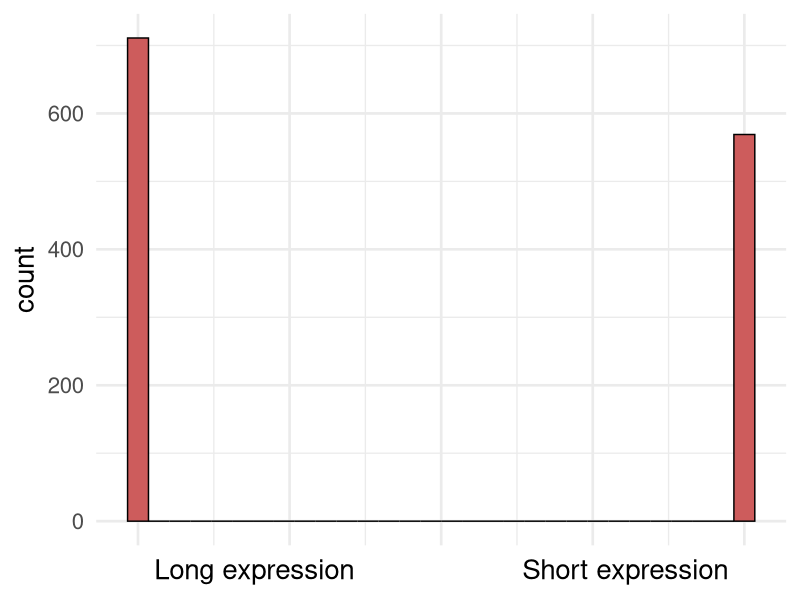
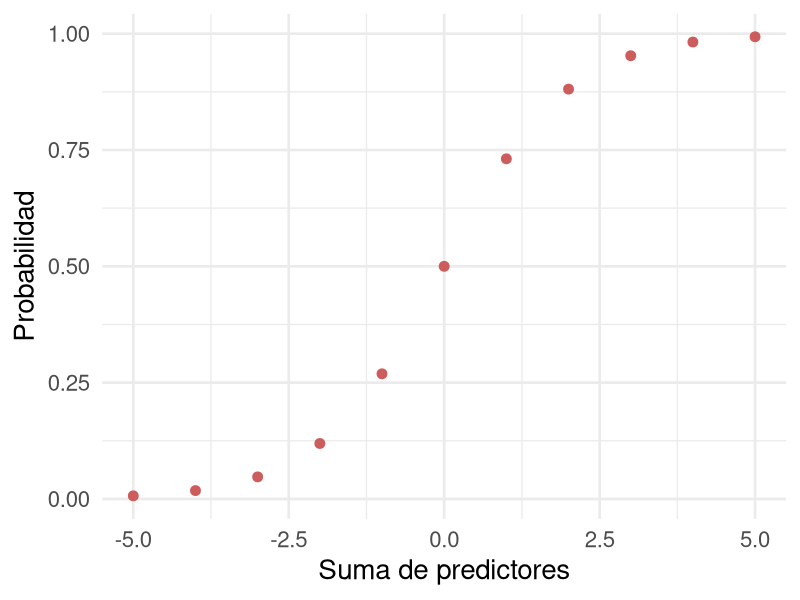
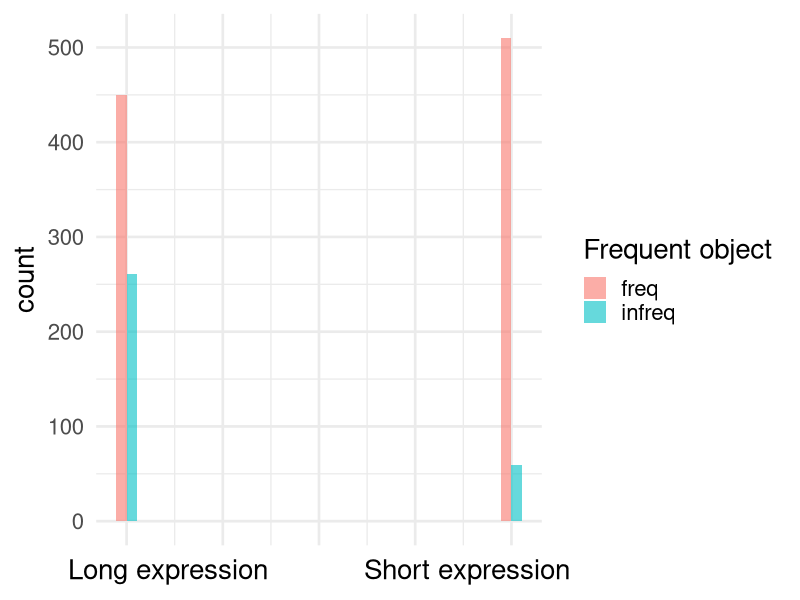
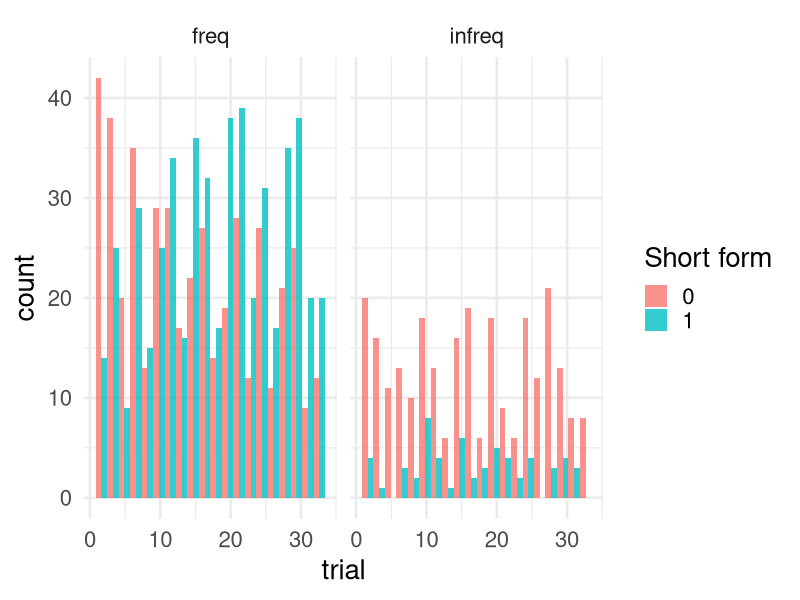

Source code (R) for these figures, in order:
## ---- chunk 1
library(dplyr)
library(ggplot2)
## ---- chunk 2

df <- read.csv('../session02/senderdata.csv')
#df <- read.csv('https://tinyurl.com/2s3p9s2z')
head(df)
## ---- chunk 3
df$freq  <- ifelse(df$display %in% c(0,1),  'freq', 'infreq') 
## ---- chunk 4
df$label[1:10]
df$short <- ifelse(df$label == 'zop', 1, 0) 
df$short[1:10]
## ---- chunk 5
library(ggplot2)

ggplot(df, aes(x = short)) + 
  geom_histogram(bins=30, col='black', fill= 'indianred') +
  theme_minimal(base_size=20) +
         xlab('Long expression                     Short expression') + 
        theme(axis.text.x = element_blank(),
              axis.ticks.x = element_blank())
## ---- chunk 6
inv.logit <- function(x){
  return(exp(x) / (1 + exp(x)) )
}
## ---- chunk 7
x <- seq(-5,5)
y <- inv.logit(x)

d <- data.frame(x,y)

ggplot(data = d, aes(x,y)) + geom_point(col='indianred',size=3) + theme_minimal(base_size=20) + xlab('Suma de predictores') + ylab('Probabilidad') 
## ---- chunk 8
head(df)
## ---- chunk 9
ggplot(df, aes(x = short, fill = as.factor(freq))) +
         geom_histogram(bins=20, alpha=0.6, position='dodge') +
         theme_minimal(base_size=20) +
         xlab('Long expression            Short expression') + 
        theme(axis.text.x = element_blank(),
              axis.ticks.x = element_blank()) +
  scale_fill_discrete(name="Frequent object") 
## ---- chunk 10
zipf_freq <- glm(formula = short ~ 1 + freq,
                       data    = df,
                       family  = binomial(link = 'logit')
                        )
coef(zipf_freq)
## ---- chunk 11
inv.logit(0.13 - 1.612)
inv.logit(0.13)        
## ---- chunk 12
summary(zipf_freq)
## ---- chunk 13
ggplot(df, aes(x = trial, fill=as.factor(short))) +
         geom_histogram(bins=20, alpha=0.8, position='dodge') +
         facet_wrap(~ as.factor(freq)) +
         theme_minimal(base_size=20) +
    scale_fill_discrete(name="Short form") 
## ---- chunk 14
zipf_trial <- glm(formula = short ~ 1 + trial,
                       data    = df,
                       family  = binomial(link = 'logit')
                        )
coef(zipf_trial)
## ---- chunk 15
inv.logit(-0.74 + (1  * 0.039))  
inv.logit(-0.74 + (20 * 0.039))
inv.logit(-0.74 + (32 * 0.039)) 
## ---- chunk 16
summary(zipf_trial)
## ---- chunk 17
zipf_trial_freq <- glm(formula = short ~ 1 + trial + freq,
                       data    = df,
                       family  = binomial(link = 'logit')
                        )
coef(zipf_trial_freq)
## ---- chunk 18
summary(zipf_trial_freq)
## ---- chunk 19
zipf_freq$aic
zipf_trial$aic
zipf_trial_freq$aic
## ---- chunk 20
m4 <- glm(formula = short ~ 1 + trial + freq + trial:freq,
                       data    = df,
                       family  = binomial(link = 'logit')
                        )
coef(m4)
## ---- chunk 21
library(lme4)

m5 <- glmer(formula = short ~ 1 + trial + freq +
                              trial:freq +
                              (1 | IP),
                       data    = df,
                       family  = binomial(link = 'logit')
                        )
## ---- chunk 22
fixef(m5)

head(ranef(m5)$IP)
